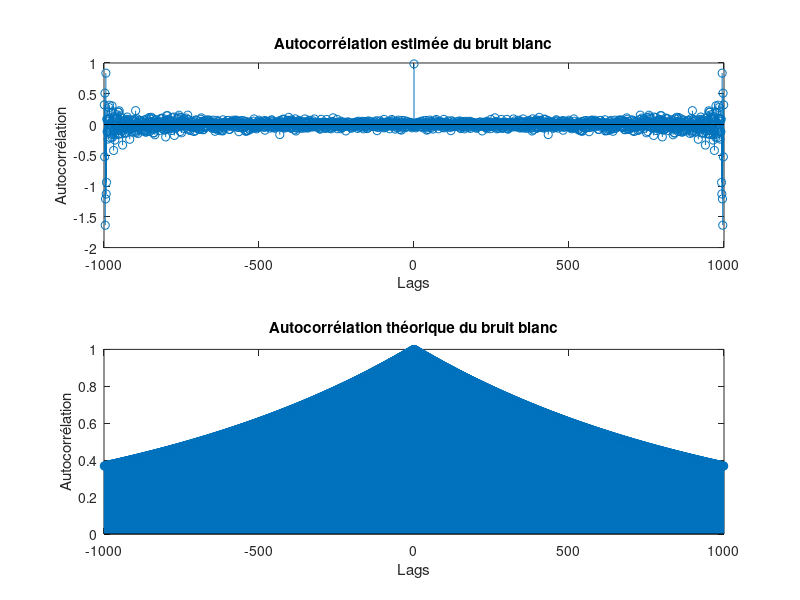
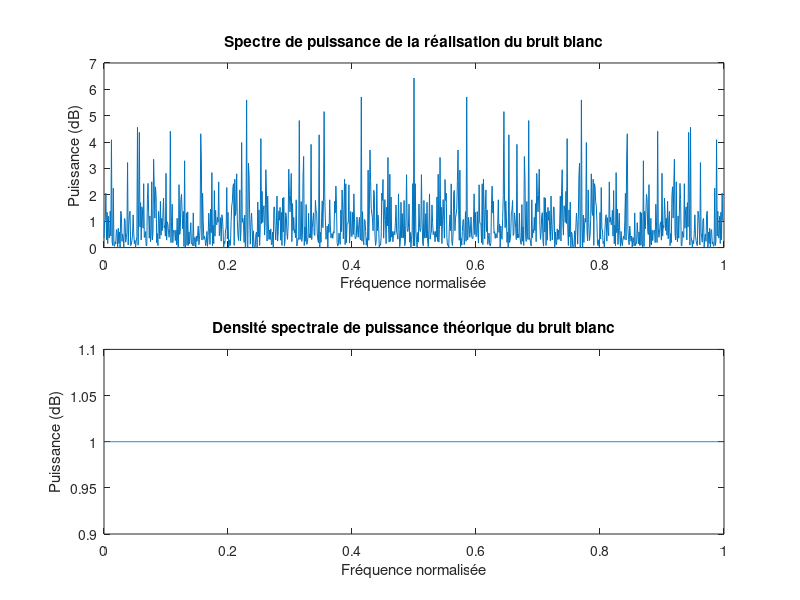

Write the MATLAB code that produced these figures, in order.
%% Sallmone Armela & Mony Alexandra
%% Groupe 5
clear;
close all;
clc;

%% Générer un bruit blanc de moyenne nulle et de variance σ²

% Paramètres
moyenne = 0;
variance = 1;
N = 1000; % Nombre d'échantillons

% Générer le bruit blanc
bruit_blanc = moyenne + sqrt(variance) * randn(1, N);

% Estimation de l'autocorrélation
lags = -N+1:N-1;
autocorrelation_estimee = xcorr(bruit_blanc, 'unbiased');

% Tracé de l'autocorrélation théorique et estimée
figure;
subplot(2,1,1);
stem(lags, autocorrelation_estimee);
title('Autocorrélation estimée du bruit blanc');
xlabel('Lags');
ylabel('Autocorrélation');

% Autocorrélation théorique
autocorrelation_theorique = variance * exp(-abs(lags) / N);
subplot(2,1,2);
stem(lags, autocorrelation_theorique);
title('Autocorrélation théorique du bruit blanc');
xlabel('Lags');
ylabel('Autocorrélation');

% Calcul du spectre de puissance
fft_result = fft(bruit_blanc);
power_spectrum = abs(fft_result).^2 / N;
frequencies = (0:N-1) / N;

% Tracé du spectre de puissance
figure;
subplot(2,1,1);
plot(frequencies, power_spectrum);
title('Spectre de puissance de la réalisation du bruit blanc');
xlabel('Fréquence normalisée');
ylabel('Puissance (dB)');

% Densité spectrale de puissance théorique
psd_theorique = variance * ones(size(frequencies));
subplot(2,1,2);
plot(frequencies, psd_theorique);
title('Densité spectrale de puissance théorique du bruit blanc');
xlabel('Fréquence normalisée');
ylabel('Puissance (dB)');
